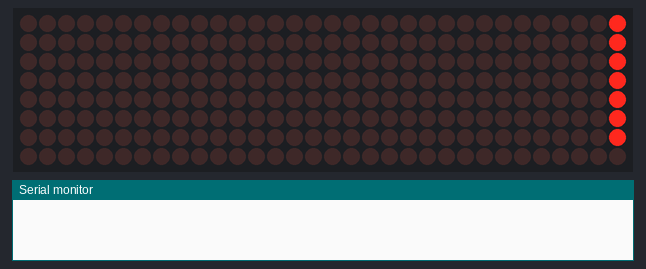
A program run on a simulated ESP32. Shown: 32×8 LED matrix, the last lines printed to the serial monitor. The local clock reads 2024-03-15 10:24:30 at power-on unless the program sets it.

Above: at 0.11 s.
At 12.0 s:
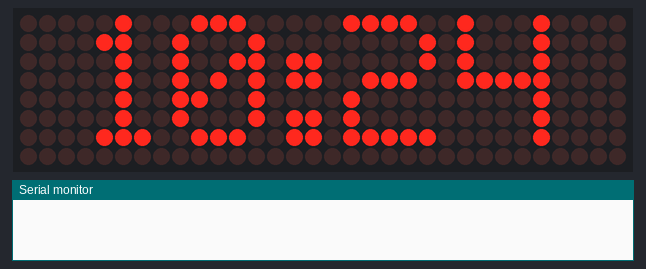
At 22.0 s:
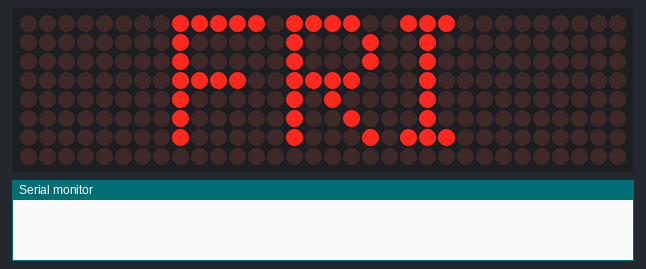
At 27.0 s:
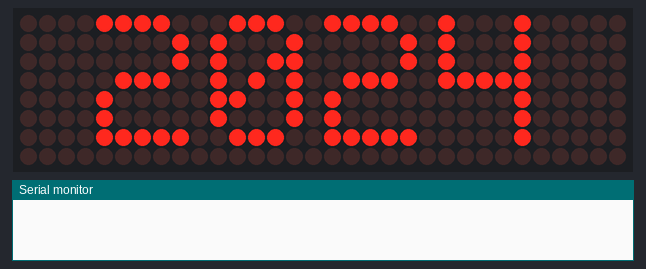
At 32.0 s:
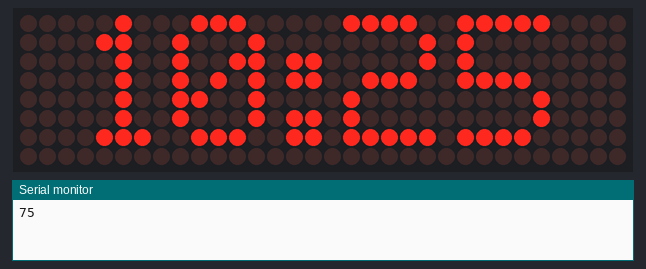
At 37.0 s:
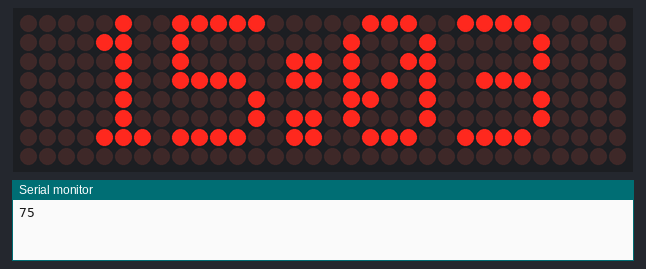

Measured:
- what the display in image 1 shows lasts 5.0 s, from 11.9 s to 16.9 s

The program:

main.cpp
```cpp
#include <Arduino.h>
#include <RTClib.h>
#include <SPI.h>
#include <Wire.h>
#include <RTClib.h>
#include <MD_Parola.h>
#include <MD_MAX72xx.h>
// #include <millisDelay.h>
// #include <TaskScheduler.h>
bool b = false;
RTC_DS3231 rtc;
char a = ':';
#define HARDWARE_TYPE MD_MAX72XX::FC16_HW
#define MAX_DEVICES 4
#define CS_PIN 5
MD_Parola Display = MD_Parola(HARDWARE_TYPE, CS_PIN, MAX_DEVICES);

String all ;

char daysOfWeek[7][12] = {
    "SUN",
    "MON",
    "TUE",
    "WED",
    "THU",
    "FRI",
    "SAT"};
char buf[20];
void setup()
{
  Serial.begin(115200);

  if (!rtc.begin())
  {
    Serial.println("RTC module is NOT found");
    Serial.flush();
    // while (1);
  }
  // rtc.adjust(DateTime(2024, 3, 26, 12, 12, 0));
  Display.begin();
  Display.displayText("LED MATRIX CLOCK", PA_CENTER, 100, 0, PA_SCROLL_LEFT, PA_SCROLL_LEFT);
  while (!Display.displayAnimate()){
  Display.displayAnimate();
 }
  Display.setIntensity(15);

}

void loop()
{


  DateTime now = rtc.now();
  Display.setTextAlignment(PA_CENTER);

  sprintf(buf, "%02d%01c%02d", now.hour(), a, now.minute());
  Display.print(buf);


  delay(5000);
  sprintf(buf, "%02d%01c%02d", now.day(), a, now.month());
  Display.print(buf);
  delay(5000);
  Display.print(daysOfWeek[now.dayOfTheWeek()]);
  delay(5000);
  sprintf(buf, "%04d", now.year());
  Display.print(buf);
  delay(5000);
  all = now.hour() + now.minute() + now.second();
  Serial.println(all);

}
```
